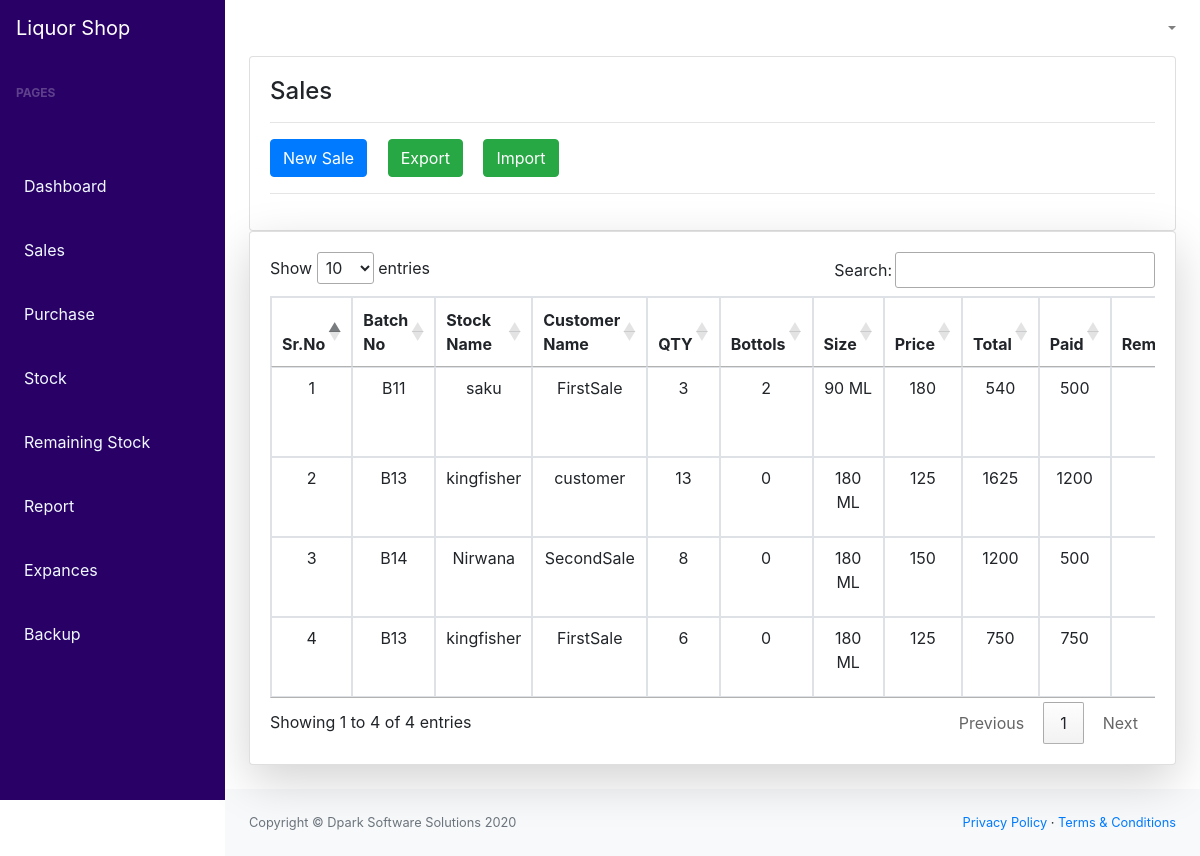
Screenshot of /desktop/sales/ (signed in) with the database file from the repository.
### main_app/models.py (models this page shows, shortened)
class SaleTrans(models.Model):
    CustomerName = models.CharField(max_length=256)
    CustomerContact =models.CharField(max_length=256)
    batch_no =models.CharField(max_length=256)
    stock_name =models.CharField(max_length=256)
    size = models.CharField(max_length=100)
    qty = models.IntegerField(default="0")
    bottols = models.IntegerField(default="0")
    price = models.IntegerField(default="0")
    paid = models.IntegerField(default="0")
    remaining = models.IntegerField(default="0")
    remark = models.CharField(max_length=100 )
    total = models.IntegerField(default="0")
    option = models.CharField(max_length=50)
    uploaded_at = models.DateField(auto_now_add=True)

### main_app/views.py (the view)
# urls.py: path('sales/',views.sales,name="sales"),
def sales(request):
    if  request.user.is_authenticated:
        st = SaleTrans.objects.all().order_by('-id')
        return render(request, 'root/sales/sales.html',{"st":st})
    else:
        return redirect('login')

### main_app/templates/root/sales/sales.html (shortened to what this page needs)
{% extends 'base.html' %}
{% block main %}
<div class="card">
    <div class="card-body">
        <h4>Sales</h4>
        <hr>
        <a href="{% url 'EditSale' %}" class="btn btn-primary">New Sale</a>
        <a href="{% url 'saleExport' %}" class="btn btn-success ml-3">Export</a>
        <a href="{% url 'saleImport' %}" class="btn btn-success ml-3">Import</a>
        <hr>
    </div>
</div>
<div class="">
    <div class="card mb-4 shadow-lg">
        <div class="card-body">
            <div class="table-responsive ">
                <table class="table table-bordered" id="searchTable"  data-page-length='10' width="100%" cellspacing="0">
                    <thead>
                        <tr class="text-center">
                            <th>Sr.No</th>
                            <th>Batch No</th>
                            <th>Stock Name</th>
                            <th>Customer Name</th>
                            <th>QTY</th>
                            <th>Bottols</th>
                            <th>Size</th>
                            <th>Price</th>
                            <th>Total</th>
                            <th>Paid</th>
                            <th>Remaining</th>
                        </tr>
                    </thead>
                    <tbody>
                        {% for sale in st %}
                        <tr class="text-center">
                            <td>{{forloop.counter}}</td>
                            <td>{{ sale.batch_no }}</td>
                            <td>{{ sale.stock_name }}</td>
                            <td>{{ sale.CustomerName }}</td>
                            <td>{{ sale.qty }}</td>
                            <td>{{ sale.bottols }}</td>
                            <td>{{ sale.size }}</td>
                            <td>{{ sale.price }}</td>
                            <td>{{ sale.total }}</td>
                            <td>{{ sale.paid }}</td>
                            <td>{{ sale.remaining }}</td>
                        </tr>
                        {% endfor %}
                    </tbody>
                </table>
            </div>
        </div>
    </div>
</div>
{% endblock %}

### main_app/templates/base.html (shortened to what this page needs)
{% load static %}
<!DOCTYPE html>
<html lang="en">
<head>
    <link href=" {% static 'css/bootstrap.min.css' %}" rel="stylesheet" />
    <link href=" {% static 'css/styles.css' %}" rel="stylesheet" />
    <link rel="stylesheet" href="https://cdn.datatables.net/1.10.21/css/jquery.dataTables.min.css">
</head>
<body class="sb-nav-fixed " >
    <nav class="sb-topnav navbar navbar-expand navbar-light bg-#290066">
        <a class="navbar-brand " href="{% url 'desktop' %}">Liquor Shop</a>
        <button class="btn btn-link btn-sm order-1 order-lg-0" id="sidebarToggle" href="#"></button>
        <ul class="navbar-nav ml-auto ml-md-0">
            <li class="nav-item dropdown">
                <a class="nav-link dropdown-toggle" id="userDropdown" href="" role="button" data-toggle="dropdown"
                    aria-haspopup="true" aria-expanded="false"></a>
            </li>
        </ul>
    </nav>
    <div id="layoutSidenav">
        <div id="layoutSidenav_nav">
            <nav class="sb-sidenav accordion sb-sidenav-dark" id="sidenavAccordion">
                <div class="sb-sidenav-menu">
                    <div class="nav">
                        <div class="sb-sidenav-menu-heading">Pages</div>
                        <a class="nav-link slr mt-5" href="{% url 'desktop' %}">
                            Dashboard
                        </a>
                        <a class="nav-link slr mt-3" href="{% url 'sales'  %}">
                            Sales
                        </a>
                        <a class="nav-link slr mt-3" href="{% url 'purchase' %}">
                            Purchase
                        </a>
                        <a class="nav-link slr  mt-3" href="{% url 'stock' %}">
                            Stock
                        </a>
                        <a class="nav-link slr mt-3" href="{% url 'remainingStock' %}">
                            Remaining Stock
                        </a>
                        <a class="nav-link slr mt-3" href="{% url 'report' %}">
                            Report
                        </a>
                        <a class="nav-link slr mt-3" href="{% url 'expance' %}">
                            Expances
                        </a>
                        <a class="nav-link slr mt-3" href="{% url 'backuprestore' %}">
                            Backup
                        </a>
                    </div>
            </nav>
        </div>
        <div id="layoutSidenav_content">
            <main class="container-fluid ">
                {% block main %}
                {% endblock main %}
            </main>
            <footer class="py-4 bg-light mt-auto">
                <div class="container-fluid">
                    <div class="d-flex align-items-center justify-content-between small">
                        <div class="text-muted">Copyright &copy; Dpark Software Solutions 2020</div>
                        <div>
                            <a href="#">Privacy Policy</a>
                            &middot;
                            <a href="#">Terms &amp; Conditions</a>
                        </div>
                    </div>
                </div>
            </footer>
        </div>
    </div>
</body>
</html>

### rows the page displays
SaleTrans: batch_no "B11", stock_name "saku", CustomerName "FirstSale", qty "3", bottols "2", size "90 ML", price "180", total "540", paid "500"
SaleTrans: batch_no "B13", stock_name "kingfisher", CustomerName "customer", qty "13", bottols "0", size "180 ML", price "125", total "1625", paid "1200"
SaleTrans: batch_no "B14", stock_name "Nirwana", CustomerName "SecondSale", qty "8", bottols "0", size "180 ML", price "150", total "1200", paid "500"
SaleTrans: batch_no "B13", stock_name "kingfisher", CustomerName "FirstSale", qty "6", bottols "0", size "180 ML", price "125", total "750", paid "750"
